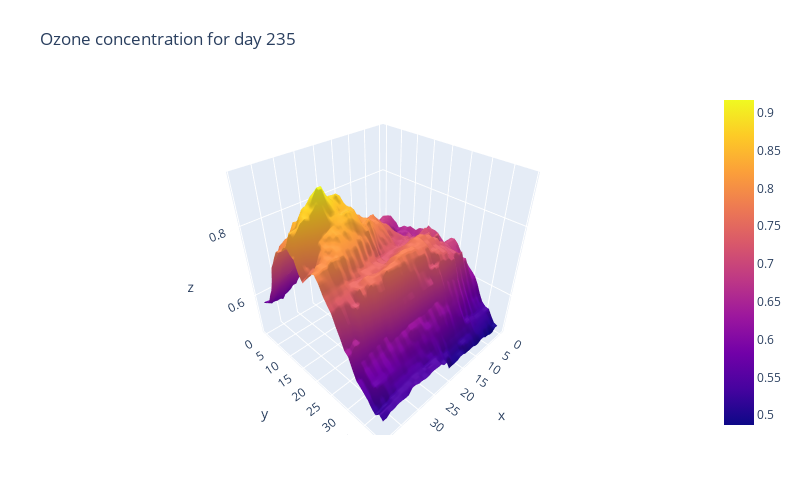

Notebook code cell kept with this figure:
### Code cell
import plotly.graph_objects as go

import pandas as pd

day = 235

# Read data from a csv
z_data = test_X[236]
min_z = np.min(z_data)
max_z = np.max(z_data)

fig = go.Figure(data=[go.Surface(z=z_data)])

fig.update_layout(title=dict(text=f'Ozone concentration for day {day}'), autosize=True,
                  width=800, height=500,
                  margin=dict(l=65, r=50, b=65, t=90),
                  showlegend=False)

fig.show()

### Figure 1 — Plotly figure (JSON) as saved in the notebook; plotly's stock layout.template omitted (floating-point values rounded to 4 significant figures; data arrays with more than 128 entries replaced by an {"elided": "..."} marker saying what was removed)
{"data": [{"type": "surface", "z": {"elided": "40x40 float values"}}], "layout": {"autosize": true, "height": 500, "margin": {"b": 65, "l": 65, "r": 50, "t": 90}, "showlegend": false, "title": {"text": "Ozone concentration for day 235"}, "width": 800}}
